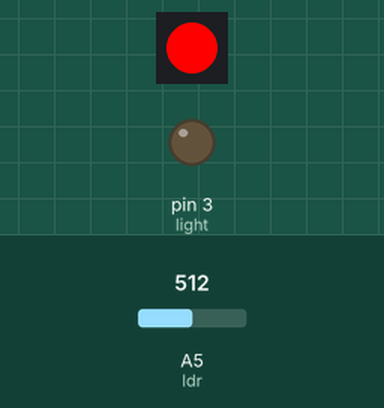
The sketch below on a simulated Arduino Uno, built with avr-gcc and run on an emulated ATmega328P. Parts: 1 RGB LEDs in strip order, left to right, output pins drawn as LEDs (lit = HIGH). Inputs (shaded band) come from the test bench; at power-on: A5 (ldr) = 512.

Above: at 1.2 s.
1.3 s: A5 (ldr) set to 483
At 1.9 s:
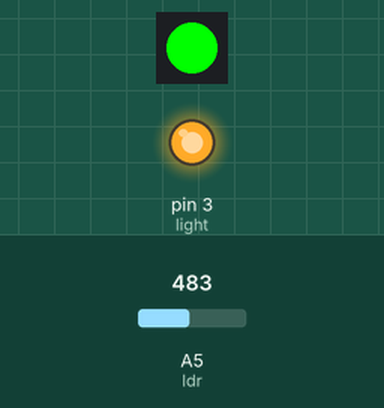
2.8 s: A5 (ldr) set to 510
At 3.5 s:
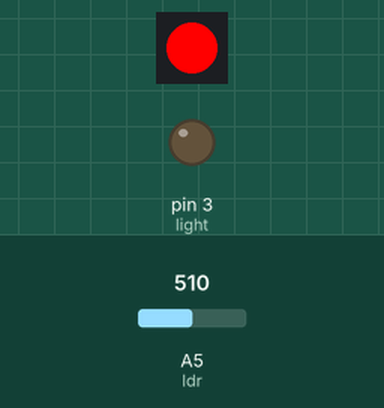
4.3 s: A5 (ldr) set to 490
At 4.8 s:
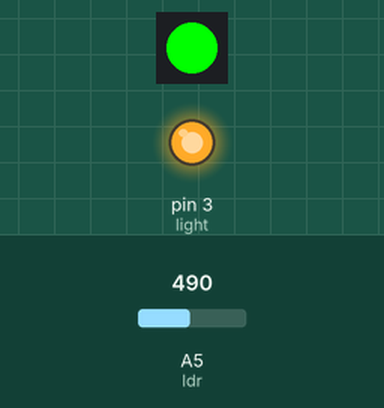
Timing chart, 0 to 7.3 s (numbered marks = the images above; inputs shaded):
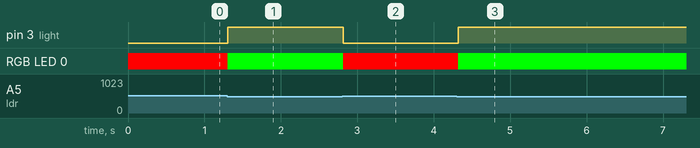

Measured:
- the behaviour switches between 501 and 500 on A5 (ldr) (found by bisection; images 0 and 1)
- after the input at 1.3 s, pin 3 (light): LOW → HIGH at once; RGB LED 0: RGB(255, 0, 0) → RGB(0, 255, 0) at once
- after the input at 2.8 s, pin 3 (light): HIGH → LOW at once; RGB LED 0: RGB(0, 255, 0) → RGB(255, 0, 0) at once
- after the input at 4.3 s, pin 3 (light): LOW → HIGH at once; RGB LED 0: RGB(255, 0, 0) → RGB(0, 255, 0) at once

The sketch:

smart_light1.ino
```cpp
#include <Adafruit_NeoPixel.h>

#define pin A4
#define NUMPIXELS 1

Adafruit_NeoPixel pixels = Adafruit_NeoPixel( NUMPIXELS,pin,NEO_GRB+NEO_KHZ800);
int ldr = A5;

int light = 3;
int ldr_value;
void setup()
{
 pinMode(ldr,INPUT);
  pinMode(light,OUTPUT);
  pixels.begin();

}
void loop()
{
  ldr_value = analogRead(ldr);
  if(ldr_value > 500)
  {
   digitalWrite(light,LOW);
    for(int i =0;i < NUMPIXELS;i++)
    {
      pixels.setPixelColor(i,255,0,0);
      pixels.show();
      delay(100);
    //  pixels.setPixelColor(i,255,146,146);

    }
  }
  else
  {
   digitalWrite(light,HIGH);
    for(int i =0;i < NUMPIXELS;i++)
    {
      pixels.setPixelColor(i,0,255,0);
      pixels.show();
      delay(50);
    }
  }

}
```
